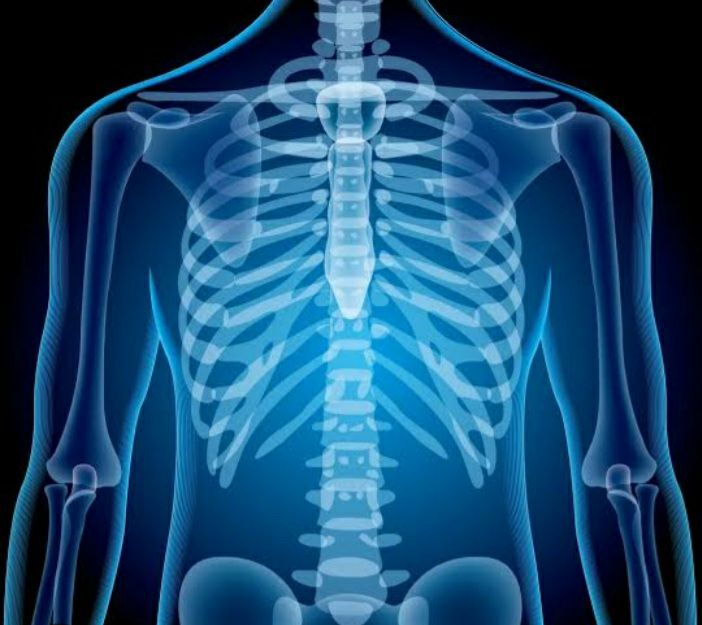
#> input picture x-ray.jpeg, 702 x 625 px
$ python problem6.py
#> lines starting #> are read from the running program, lines starting #| are printed output that depends on the picture
import cv2
import matplotlib.pyplot as plt

image_path = "x-ray.jpeg"
gray_img = cv2.imread(image_path, cv2.IMREAD_GRAYSCALE)
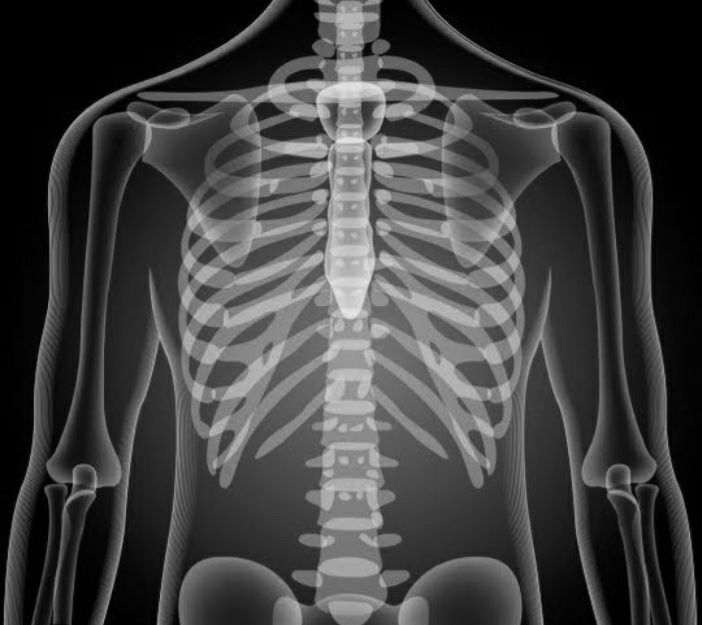
#> gray_img: shape (625, 702); min 0, max 234, mean 64.8

if gray_img is None:
    print(f"Error: Could not open or find '{image_path}'. Check file path.")
else:

    target_resolutions = [(128, 128), (64, 64), (32, 32), (16, 16)]

    resampled_images = [gray_img]
    titles = [f"Original\n({gray_img.shape[1]}x{gray_img.shape[0]})"]

    for res in target_resolutions:
        downscaled = cv2.resize(gray_img, res, interpolation=cv2.INTER_NEAREST)
        resampled_images.append(downscaled)
        titles.append(f"{res[0]} x {res[1]}")
#> this loop made 4 passes
#> pass 1, `downscaled = cv2.resize(gray_img, res, interpolation=cv2.INTER_NEAREST)`:
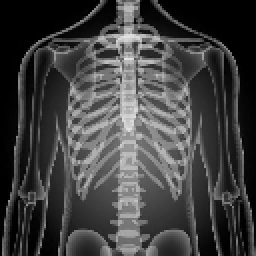
#> downscaled: shape (128, 128) (shown 2 times larger); min 0, max 229, mean 64.7
#> pass 2, `downscaled = cv2.resize(gray_img, res, interpolation=cv2.INTER_NEAREST)`:
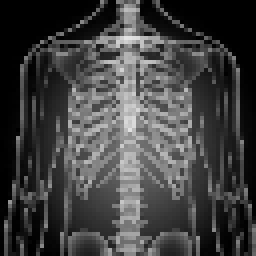
#> downscaled: shape (64, 64) (shown 4 times larger); min 0, max 228, mean 64.4
#> pass 3, `downscaled = cv2.resize(gray_img, res, interpolation=cv2.INTER_NEAREST)`:
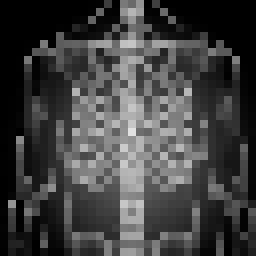
#> downscaled: shape (32, 32) (shown 8 times larger); min 0, max 225, mean 64.1
#> after the loop, resampled_images = 5 items; titles = 5 items

    plt.figure(figsize=(16, 4))

    for idx, (img, title) in enumerate(zip(resampled_images, titles), 1):
        plt.subplot(1, 5, idx)
        plt.imshow(img, cmap="gray")
        plt.title(title, fontsize=10, fontweight="bold")
        plt.axis("off")
#> this loop made 5 passes
#> title on passes 2 to 5: '128 x 128', '64 x 64', '32 x 32', '16 x 16'

    plt.tight_layout()
    plt.show()
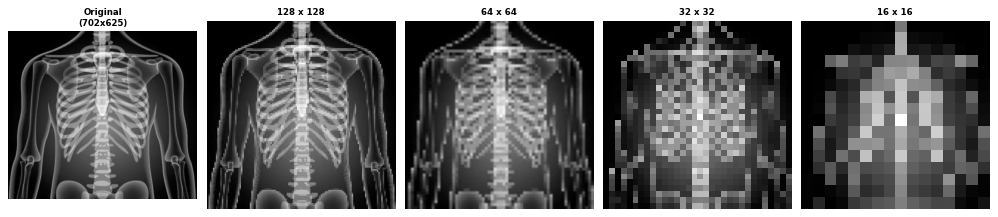
#> figure drawn by matplotlib, 5 panels
